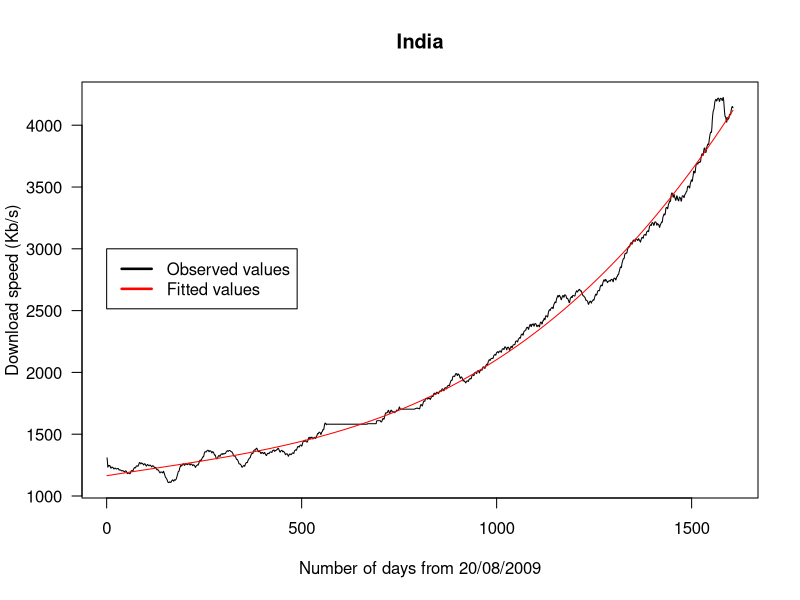

Write the R code that produced this figure. (Note: this script raises an error after producing the figure.)
#Download
rm(list=ls())

data.india=read.csv(file ="IN.csv",header = T)

download.india1=data.india$download_kbps

t_row=  nrow(data.india)-260

download.india=download.india1[1:t_row]

plot(download.india, type = "l",xlab="Number of days from 20/08/2009",ylab = "Download speed (Kb/s)",main="India",las=1)
legend(0,3000, lty=c(1,1), c("Observed values","Fitted values"),lwd=c(2.5,2.5),col=c("black","red"))
x=seq(from = 1,to = t_row,by = 1)

fit4 <- lm(download.india~poly(x,3,raw=TRUE))

lines(x, predict(fit4, data.frame(x=x)), col="red")

summary(fit4)

fitted_fun <- function(x, m) {
  co <- coef(m)
  r <- co[1] + (co[2] * x) + (co[3] * x^2) + (co[4] * x^3)
  return(r)
}


diff=vector(mode = "numeric",260)

for(i in 1:260){
  diff[i]=abs(download.india1[1606+i]-fitted_fun(1606+i,fit4))
}

mean(diff)

sqrt(var(diff))
diff1=vector(mode = "numeric",260)

for(i in 1:260){
  diff1[i]=third_order(1606+i,fit4)
}

plot(seq(1607,1866,1),download.india1[1607:1866],type = "l",xlab="Number of days from 20/08/2009",ylab = "Download speed (Kb/s)",main="Observed values VS Calculated values from our model",las=1)
lines(seq(1607,1866,1),diff1,col="red")
legend(1600,3600, lty=c(1,1), c("Observed values","Calculated values"),lwd=c(2 ,2 ),col=c("black","red"))
